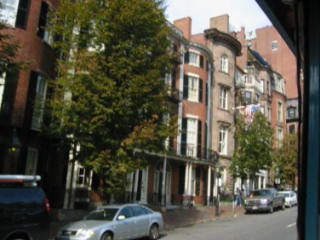
#> input picture frame 18 of fundamentals/MVI_0043.AVI, 320 x 240 px
$ python getting_start_opencv_video_01.py
#> lines starting #> are read from the running program, lines starting #| are printed output that depends on the picture
'''
Playing Video from file.
'''

import numpy as np
import cv2

cap = cv2.VideoCapture('MVI_0043.avi')                  # capture a frame from video file

while(cap.isOpened()):
    # Capture frame-by-frame
    ret, frame = cap.read()                             # ret is returned with boolean value. If frame is read correctly, it will be True
#> frame is the input picture: shape (240, 320, 3); mean B, G, R 68.3, 81.7, 84.3

    try:
        # Our operations on the frame come here
        gray = cv2.cvtColor(frame, cv2.COLOR_BGR2GRAY)      # convert the captured frame to grayscale image
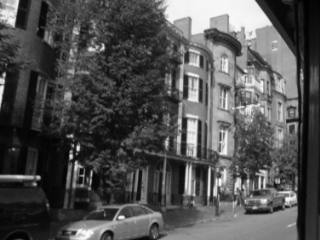
#> gray: shape (240, 320); min 0, max 255, mean 80.9

        # Display the resulting frame
        cv2.imshow('frame',gray)                            # display the image
        time = 25                                           # video speed can be modified at here. 25 milliseconds will be OK in normal cases.
        if cv2.waitKey(time) & 0xFF == ord('q'):            # wait until the 'q' key is pressed to stop capturing
#> (key q is pressed here)
            break
    except:
        break

# When everything done, release the capture
cap.release()           # not capture anymore
cv2.destroyAllWindows()

$ run again, starting later in the video
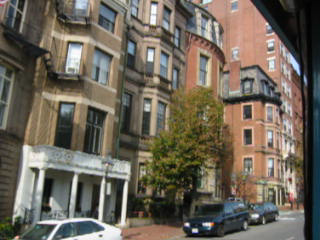
#> input picture frame 85 of fundamentals/MVI_0043.AVI, 320 x 240 px
#> frame is the input picture: shape (240, 320, 3); mean B, G, R 89, 101.7, 109.4
#> `gray = cv2.cvtColor(frame, cv2.COLOR_BGR2GRAY)`:
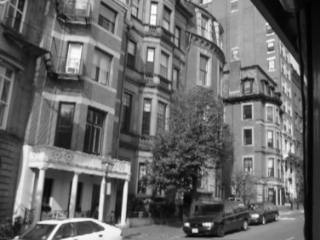
#> gray: shape (240, 320); min 0, max 254, mean 102.5

$ run again, starting later in the video
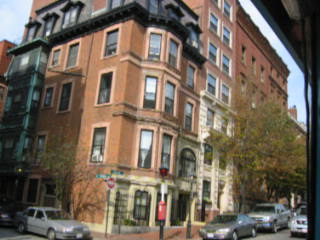
#> input picture frame 151 of fundamentals/MVI_0043.AVI, 320 x 240 px
#> frame is the input picture: shape (240, 320, 3); mean B, G, R 87.6, 100.2, 112
#> `gray = cv2.cvtColor(frame, cv2.COLOR_BGR2GRAY)`:
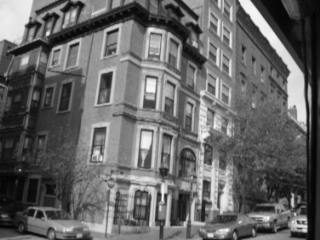
#> gray: shape (240, 320); min 0, max 254, mean 102.2
